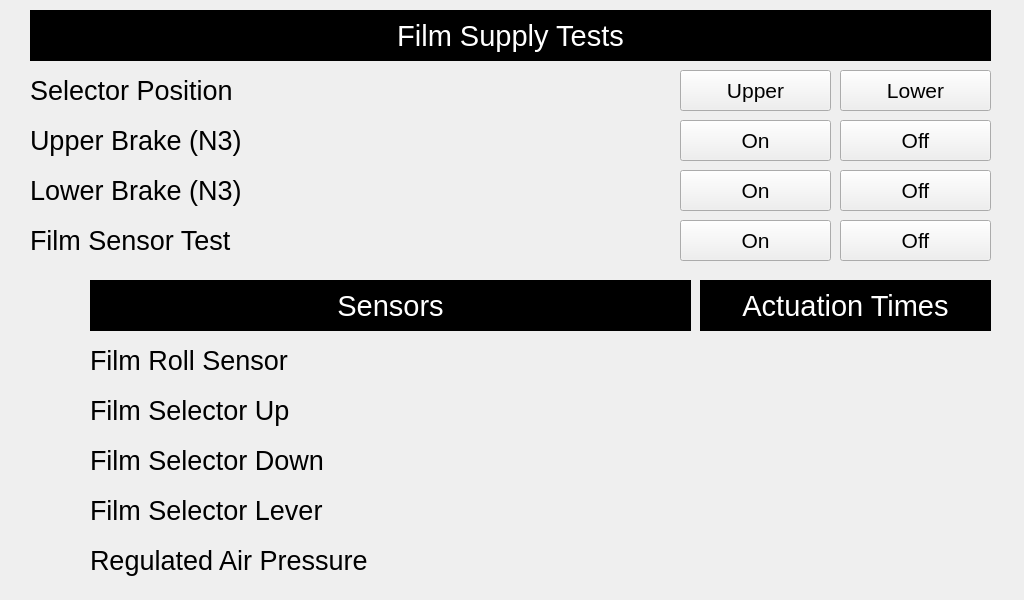
<?xml version="1.0" encoding="UTF-8"?>
<ui version="4.0">
 <class>serviceNewWrapperTestFilmSupply</class>
 <widget class="QWidget" name="serviceNewWrapperTestFilmSupply">
  <property name="geometry">
   <rect>
    <x>0</x>
    <y>0</y>
    <width>1024</width>
    <height>600</height>
   </rect>
  </property>
  <property name="font">
   <font>
    <pointsize>22</pointsize>
   </font>
  </property>
  <property name="windowTitle">
   <string>Form</string>
  </property>
  <widget class="QLabel" name="lblFilmSupplyTestsLabel">
   <property name="geometry">
    <rect>
     <x>30</x>
     <y>10</y>
     <width>961</width>
     <height>51</height>
    </rect>
   </property>
   <property name="font">
    <font>
     <pointsize>22</pointsize>
    </font>
   </property>
   <property name="styleSheet">
    <string notr="true">background-color: rgb(0, 0, 0);
color: rgb(255, 255, 255);</string>
   </property>
   <property name="text">
    <string>Film Supply Tests</string>
   </property>
   <property name="alignment">
    <set>Qt::AlignCenter</set>
   </property>
  </widget>
  <widget class="QLabel" name="lblSensorsLabel">
   <property name="geometry">
    <rect>
     <x>90</x>
     <y>280</y>
     <width>601</width>
     <height>51</height>
    </rect>
   </property>
   <property name="font">
    <font>
     <pointsize>22</pointsize>
    </font>
   </property>
   <property name="styleSheet">
    <string notr="true">background-color: rgb(0, 0, 0);
color: rgb(255, 255, 255);</string>
   </property>
   <property name="text">
    <string>Sensors</string>
   </property>
   <property name="alignment">
    <set>Qt::AlignCenter</set>
   </property>
  </widget>
  <widget class="QLabel" name="lblFilmSensorTxt">
   <property name="geometry">
    <rect>
     <x>90</x>
     <y>340</y>
     <width>441</width>
     <height>41</height>
    </rect>
   </property>
   <property name="font">
    <font>
     <pointsize>20</pointsize>
    </font>
   </property>
   <property name="text">
    <string>Film Roll Sensor</string>
   </property>
   <property name="alignment">
    <set>Qt::AlignLeading|Qt::AlignLeft|Qt::AlignVCenter</set>
   </property>
  </widget>
  <widget class="QLabel" name="lblFilmSensor">
   <property name="geometry">
    <rect>
     <x>550</x>
     <y>340</y>
     <width>141</width>
     <height>41</height>
    </rect>
   </property>
   <property name="font">
    <font>
     <pointsize>15</pointsize>
    </font>
   </property>
   <property name="styleSheet">
    <string notr="true"/>
   </property>
   <property name="text">
    <string notr="true"/>
   </property>
   <property name="alignment">
    <set>Qt::AlignCenter</set>
   </property>
  </widget>
  <widget class="QLabel" name="lblSelectorPositionTxt">
   <property name="geometry">
    <rect>
     <x>30</x>
     <y>70</y>
     <width>641</width>
     <height>41</height>
    </rect>
   </property>
   <property name="font">
    <font>
     <pointsize>20</pointsize>
    </font>
   </property>
   <property name="text">
    <string>Selector Position</string>
   </property>
   <property name="alignment">
    <set>Qt::AlignLeading|Qt::AlignLeft|Qt::AlignVCenter</set>
   </property>
  </widget>
  <widget class="QLabel" name="lblUpperBrakeN3Txt">
   <property name="geometry">
    <rect>
     <x>30</x>
     <y>120</y>
     <width>641</width>
     <height>41</height>
    </rect>
   </property>
   <property name="font">
    <font>
     <pointsize>20</pointsize>
    </font>
   </property>
   <property name="text">
    <string>Upper Brake (N3)</string>
   </property>
   <property name="alignment">
    <set>Qt::AlignLeading|Qt::AlignLeft|Qt::AlignVCenter</set>
   </property>
  </widget>
  <widget class="QLabel" name="lblLowerBrakeN3Txt">
   <property name="geometry">
    <rect>
     <x>30</x>
     <y>170</y>
     <width>641</width>
     <height>41</height>
    </rect>
   </property>
   <property name="font">
    <font>
     <pointsize>20</pointsize>
    </font>
   </property>
   <property name="text">
    <string>Lower Brake (N3)</string>
   </property>
   <property name="alignment">
    <set>Qt::AlignLeading|Qt::AlignLeft|Qt::AlignVCenter</set>
   </property>
  </widget>
  <widget class="QLabel" name="lblFilmSensorTestTxt">
   <property name="geometry">
    <rect>
     <x>30</x>
     <y>220</y>
     <width>641</width>
     <height>41</height>
    </rect>
   </property>
   <property name="font">
    <font>
     <pointsize>20</pointsize>
    </font>
   </property>
   <property name="text">
    <string>Film Sensor Test</string>
   </property>
   <property name="alignment">
    <set>Qt::AlignLeading|Qt::AlignLeft|Qt::AlignVCenter</set>
   </property>
  </widget>
  <widget class="QPushButton" name="btnSelectorPositionUpper">
   <property name="geometry">
    <rect>
     <x>680</x>
     <y>70</y>
     <width>151</width>
     <height>41</height>
    </rect>
   </property>
   <property name="sizePolicy">
    <sizepolicy hsizetype="Fixed" vsizetype="Fixed">
     <horstretch>0</horstretch>
     <verstretch>0</verstretch>
    </sizepolicy>
   </property>
   <property name="minimumSize">
    <size>
     <width>151</width>
     <height>41</height>
    </size>
   </property>
   <property name="maximumSize">
    <size>
     <width>151</width>
     <height>41</height>
    </size>
   </property>
   <property name="font">
    <font>
     <pointsize>16</pointsize>
    </font>
   </property>
   <property name="text">
    <string>Upper</string>
   </property>
  </widget>
  <widget class="QPushButton" name="btnSelectorPositionLower">
   <property name="geometry">
    <rect>
     <x>840</x>
     <y>70</y>
     <width>151</width>
     <height>41</height>
    </rect>
   </property>
   <property name="sizePolicy">
    <sizepolicy hsizetype="Fixed" vsizetype="Fixed">
     <horstretch>0</horstretch>
     <verstretch>0</verstretch>
    </sizepolicy>
   </property>
   <property name="minimumSize">
    <size>
     <width>151</width>
     <height>41</height>
    </size>
   </property>
   <property name="maximumSize">
    <size>
     <width>151</width>
     <height>41</height>
    </size>
   </property>
   <property name="font">
    <font>
     <pointsize>16</pointsize>
    </font>
   </property>
   <property name="text">
    <string>Lower</string>
   </property>
  </widget>
  <widget class="QPushButton" name="btnUpperBrakeOn">
   <property name="geometry">
    <rect>
     <x>680</x>
     <y>120</y>
     <width>151</width>
     <height>41</height>
    </rect>
   </property>
   <property name="sizePolicy">
    <sizepolicy hsizetype="Fixed" vsizetype="Fixed">
     <horstretch>0</horstretch>
     <verstretch>0</verstretch>
    </sizepolicy>
   </property>
   <property name="minimumSize">
    <size>
     <width>151</width>
     <height>41</height>
    </size>
   </property>
   <property name="maximumSize">
    <size>
     <width>151</width>
     <height>41</height>
    </size>
   </property>
   <property name="font">
    <font>
     <pointsize>16</pointsize>
    </font>
   </property>
   <property name="text">
    <string>On</string>
   </property>
  </widget>
  <widget class="QPushButton" name="btnUpperBrakeOff">
   <property name="geometry">
    <rect>
     <x>840</x>
     <y>120</y>
     <width>151</width>
     <height>41</height>
    </rect>
   </property>
   <property name="sizePolicy">
    <sizepolicy hsizetype="Fixed" vsizetype="Fixed">
     <horstretch>0</horstretch>
     <verstretch>0</verstretch>
    </sizepolicy>
   </property>
   <property name="minimumSize">
    <size>
     <width>151</width>
     <height>41</height>
    </size>
   </property>
   <property name="maximumSize">
    <size>
     <width>151</width>
     <height>41</height>
    </size>
   </property>
   <property name="font">
    <font>
     <pointsize>16</pointsize>
    </font>
   </property>
   <property name="text">
    <string>Off</string>
   </property>
  </widget>
  <widget class="QPushButton" name="btnLowerBrakeOn">
   <property name="geometry">
    <rect>
     <x>680</x>
     <y>170</y>
     <width>151</width>
     <height>41</height>
    </rect>
   </property>
   <property name="sizePolicy">
    <sizepolicy hsizetype="Fixed" vsizetype="Fixed">
     <horstretch>0</horstretch>
     <verstretch>0</verstretch>
    </sizepolicy>
   </property>
   <property name="minimumSize">
    <size>
     <width>151</width>
     <height>41</height>
    </size>
   </property>
   <property name="maximumSize">
    <size>
     <width>151</width>
     <height>41</height>
    </size>
   </property>
   <property name="font">
    <font>
     <pointsize>16</pointsize>
    </font>
   </property>
   <property name="text">
    <string>On</string>
   </property>
  </widget>
  <widget class="QPushButton" name="btnLowerBrakeOff">
   <property name="geometry">
    <rect>
     <x>840</x>
     <y>170</y>
     <width>151</width>
     <height>41</height>
    </rect>
   </property>
   <property name="sizePolicy">
    <sizepolicy hsizetype="Fixed" vsizetype="Fixed">
     <horstretch>0</horstretch>
     <verstretch>0</verstretch>
    </sizepolicy>
   </property>
   <property name="minimumSize">
    <size>
     <width>151</width>
     <height>41</height>
    </size>
   </property>
   <property name="maximumSize">
    <size>
     <width>151</width>
     <height>41</height>
    </size>
   </property>
   <property name="font">
    <font>
     <pointsize>16</pointsize>
    </font>
   </property>
   <property name="text">
    <string>Off</string>
   </property>
  </widget>
  <widget class="QPushButton" name="btnFilmSensorTestOn">
   <property name="geometry">
    <rect>
     <x>680</x>
     <y>220</y>
     <width>151</width>
     <height>41</height>
    </rect>
   </property>
   <property name="sizePolicy">
    <sizepolicy hsizetype="Fixed" vsizetype="Fixed">
     <horstretch>0</horstretch>
     <verstretch>0</verstretch>
    </sizepolicy>
   </property>
   <property name="minimumSize">
    <size>
     <width>151</width>
     <height>41</height>
    </size>
   </property>
   <property name="maximumSize">
    <size>
     <width>151</width>
     <height>41</height>
    </size>
   </property>
   <property name="font">
    <font>
     <pointsize>16</pointsize>
    </font>
   </property>
   <property name="text">
    <string>On</string>
   </property>
  </widget>
  <widget class="QPushButton" name="btnFilmSensorTestOff">
   <property name="geometry">
    <rect>
     <x>840</x>
     <y>220</y>
     <width>151</width>
     <height>41</height>
    </rect>
   </property>
   <property name="sizePolicy">
    <sizepolicy hsizetype="Fixed" vsizetype="Fixed">
     <horstretch>0</horstretch>
     <verstretch>0</verstretch>
    </sizepolicy>
   </property>
   <property name="minimumSize">
    <size>
     <width>151</width>
     <height>41</height>
    </size>
   </property>
   <property name="maximumSize">
    <size>
     <width>151</width>
     <height>41</height>
    </size>
   </property>
   <property name="font">
    <font>
     <pointsize>16</pointsize>
    </font>
   </property>
   <property name="text">
    <string>Off</string>
   </property>
  </widget>
  <widget class="QLabel" name="lblFilmSelectorUpTxt">
   <property name="geometry">
    <rect>
     <x>90</x>
     <y>390</y>
     <width>441</width>
     <height>41</height>
    </rect>
   </property>
   <property name="font">
    <font>
     <pointsize>20</pointsize>
    </font>
   </property>
   <property name="text">
    <string>Film Selector Up</string>
   </property>
   <property name="alignment">
    <set>Qt::AlignLeading|Qt::AlignLeft|Qt::AlignVCenter</set>
   </property>
  </widget>
  <widget class="QLabel" name="lblReguatedPressureTxt">
   <property name="geometry">
    <rect>
     <x>90</x>
     <y>540</y>
     <width>441</width>
     <height>41</height>
    </rect>
   </property>
   <property name="font">
    <font>
     <pointsize>20</pointsize>
    </font>
   </property>
   <property name="text">
    <string>Regulated Air Pressure</string>
   </property>
   <property name="alignment">
    <set>Qt::AlignLeading|Qt::AlignLeft|Qt::AlignVCenter</set>
   </property>
  </widget>
  <widget class="QLabel" name="lblFilmSelectorUp">
   <property name="geometry">
    <rect>
     <x>550</x>
     <y>440</y>
     <width>141</width>
     <height>41</height>
    </rect>
   </property>
   <property name="font">
    <font>
     <pointsize>15</pointsize>
    </font>
   </property>
   <property name="styleSheet">
    <string notr="true"/>
   </property>
   <property name="text">
    <string notr="true"/>
   </property>
   <property name="alignment">
    <set>Qt::AlignCenter</set>
   </property>
  </widget>
  <widget class="QLabel" name="lblRegulatedPressure">
   <property name="geometry">
    <rect>
     <x>550</x>
     <y>540</y>
     <width>141</width>
     <height>41</height>
    </rect>
   </property>
   <property name="font">
    <font>
     <pointsize>20</pointsize>
    </font>
   </property>
   <property name="text">
    <string/>
   </property>
   <property name="alignment">
    <set>Qt::AlignCenter</set>
   </property>
  </widget>
  <widget class="QLabel" name="lblFilmSelectorDownTxt">
   <property name="geometry">
    <rect>
     <x>90</x>
     <y>440</y>
     <width>441</width>
     <height>41</height>
    </rect>
   </property>
   <property name="font">
    <font>
     <pointsize>20</pointsize>
    </font>
   </property>
   <property name="text">
    <string>Film Selector Down</string>
   </property>
   <property name="alignment">
    <set>Qt::AlignLeading|Qt::AlignLeft|Qt::AlignVCenter</set>
   </property>
  </widget>
  <widget class="QLabel" name="lblFilmSelectorDown">
   <property name="geometry">
    <rect>
     <x>550</x>
     <y>390</y>
     <width>141</width>
     <height>41</height>
    </rect>
   </property>
   <property name="font">
    <font>
     <pointsize>15</pointsize>
    </font>
   </property>
   <property name="styleSheet">
    <string notr="true"/>
   </property>
   <property name="text">
    <string notr="true"/>
   </property>
   <property name="alignment">
    <set>Qt::AlignCenter</set>
   </property>
  </widget>
  <widget class="QLabel" name="lblActuationTimesLabel">
   <property name="geometry">
    <rect>
     <x>700</x>
     <y>280</y>
     <width>291</width>
     <height>51</height>
    </rect>
   </property>
   <property name="font">
    <font>
     <pointsize>22</pointsize>
    </font>
   </property>
   <property name="styleSheet">
    <string notr="true">background-color: rgb(0, 0, 0);
color: rgb(255, 255, 255);</string>
   </property>
   <property name="text">
    <string>Actuation Times</string>
   </property>
   <property name="alignment">
    <set>Qt::AlignCenter</set>
   </property>
  </widget>
  <widget class="QLabel" name="lblSelectorUpTime">
   <property name="geometry">
    <rect>
     <x>710</x>
     <y>440</y>
     <width>231</width>
     <height>41</height>
    </rect>
   </property>
   <property name="font">
    <font>
     <pointsize>20</pointsize>
    </font>
   </property>
   <property name="text">
    <string/>
   </property>
   <property name="alignment">
    <set>Qt::AlignCenter</set>
   </property>
  </widget>
  <widget class="QLabel" name="lblSelectorDownTime">
   <property name="geometry">
    <rect>
     <x>710</x>
     <y>390</y>
     <width>231</width>
     <height>41</height>
    </rect>
   </property>
   <property name="font">
    <font>
     <pointsize>20</pointsize>
    </font>
   </property>
   <property name="text">
    <string/>
   </property>
   <property name="alignment">
    <set>Qt::AlignCenter</set>
   </property>
  </widget>
  <widget class="QLabel" name="lblFilmSelectorLever">
   <property name="geometry">
    <rect>
     <x>550</x>
     <y>490</y>
     <width>141</width>
     <height>41</height>
    </rect>
   </property>
   <property name="font">
    <font>
     <pointsize>15</pointsize>
    </font>
   </property>
   <property name="styleSheet">
    <string notr="true"/>
   </property>
   <property name="text">
    <string notr="true"/>
   </property>
   <property name="alignment">
    <set>Qt::AlignCenter</set>
   </property>
  </widget>
  <widget class="QLabel" name="lblFilmSelectorLeverTxt">
   <property name="geometry">
    <rect>
     <x>90</x>
     <y>490</y>
     <width>441</width>
     <height>41</height>
    </rect>
   </property>
   <property name="font">
    <font>
     <pointsize>20</pointsize>
    </font>
   </property>
   <property name="text">
    <string>Film Selector Lever</string>
   </property>
   <property name="alignment">
    <set>Qt::AlignLeading|Qt::AlignLeft|Qt::AlignVCenter</set>
   </property>
  </widget>
 </widget>
 <resources/>
 <connections/>
</ui>
